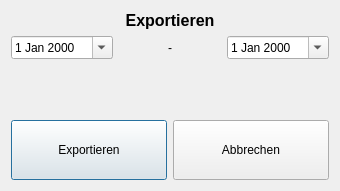
<?xml version="1.0" encoding="UTF-8"?>
<ui version="4.0">
 <class>ExportDialog</class>
 <widget class="QDialog" name="ExportDialog">
  <property name="geometry">
   <rect>
    <x>0</x>
    <y>0</y>
    <width>340</width>
    <height>191</height>
   </rect>
  </property>
  <property name="windowTitle">
   <string>Dialog</string>
  </property>
  <layout class="QHBoxLayout" name="horizontalLayout_3">
   <item>
    <layout class="QVBoxLayout" name="verticalLayout">
     <item>
      <widget class="QLabel" name="exportLabel">
       <property name="font">
        <font>
         <family>Arial</family>
         <pointsize>12</pointsize>
         <weight>75</weight>
         <bold>true</bold>
        </font>
       </property>
       <property name="text">
        <string>Exportieren</string>
       </property>
       <property name="alignment">
        <set>Qt::AlignCenter</set>
       </property>
      </widget>
     </item>
     <item>
      <layout class="QHBoxLayout" name="horizontalLayout">
       <item>
        <widget class="QDateEdit" name="dateEditFrom">
         <property name="accessibleName">
          <string notr="true"/>
         </property>
         <property name="accessibleDescription">
          <string notr="true"/>
         </property>
         <property name="currentSection">
          <enum>QDateTimeEdit::DaySection</enum>
         </property>
         <property name="calendarPopup">
          <bool>true</bool>
         </property>
        </widget>
       </item>
       <item>
        <widget class="QLabel" name="label">
         <property name="text">
          <string>-</string>
         </property>
         <property name="alignment">
          <set>Qt::AlignCenter</set>
         </property>
        </widget>
       </item>
       <item>
        <widget class="QDateEdit" name="dateEditTo">
         <property name="accessibleName">
          <string notr="true"/>
         </property>
         <property name="accessibleDescription">
          <string notr="true"/>
         </property>
         <property name="calendarPopup">
          <bool>true</bool>
         </property>
        </widget>
       </item>
      </layout>
     </item>
     <item>
      <spacer name="verticalSpacer">
       <property name="orientation">
        <enum>Qt::Vertical</enum>
       </property>
       <property name="sizeHint" stdset="0">
        <size>
         <width>20</width>
         <height>40</height>
        </size>
       </property>
      </spacer>
     </item>
     <item>
      <layout class="QHBoxLayout" name="horizontalLayout_2">
       <item>
        <widget class="QrkPushButton" name="exportButton">
         <property name="minimumSize">
          <size>
           <width>150</width>
           <height>60</height>
          </size>
         </property>
         <property name="text">
          <string>Exportieren</string>
         </property>
         <property name="icon">
          <iconset>
           <normaloff>:src/icons/ok.png</normaloff>:src/icons/ok.png</iconset>
         </property>
         <property name="iconSize">
          <size>
           <width>32</width>
           <height>32</height>
          </size>
         </property>
        </widget>
       </item>
       <item>
        <widget class="QrkPushButton" name="cancelButton">
         <property name="minimumSize">
          <size>
           <width>150</width>
           <height>60</height>
          </size>
         </property>
         <property name="sizeIncrement">
          <size>
           <width>0</width>
           <height>0</height>
          </size>
         </property>
         <property name="text">
          <string>Abbrechen</string>
         </property>
         <property name="icon">
          <iconset>
           <normaloff>:src/icons/cancel.png</normaloff>:src/icons/cancel.png</iconset>
         </property>
         <property name="iconSize">
          <size>
           <width>32</width>
           <height>32</height>
          </size>
         </property>
        </widget>
       </item>
      </layout>
     </item>
    </layout>
   </item>
  </layout>
 </widget>
 <customwidgets>
  <customwidget>
   <class>QrkPushButton</class>
   <extends>QPushButton</extends>
   <header>qrkpushbutton.h</header>
  </customwidget>
 </customwidgets>
 <resources/>
 <connections/>
</ui>
